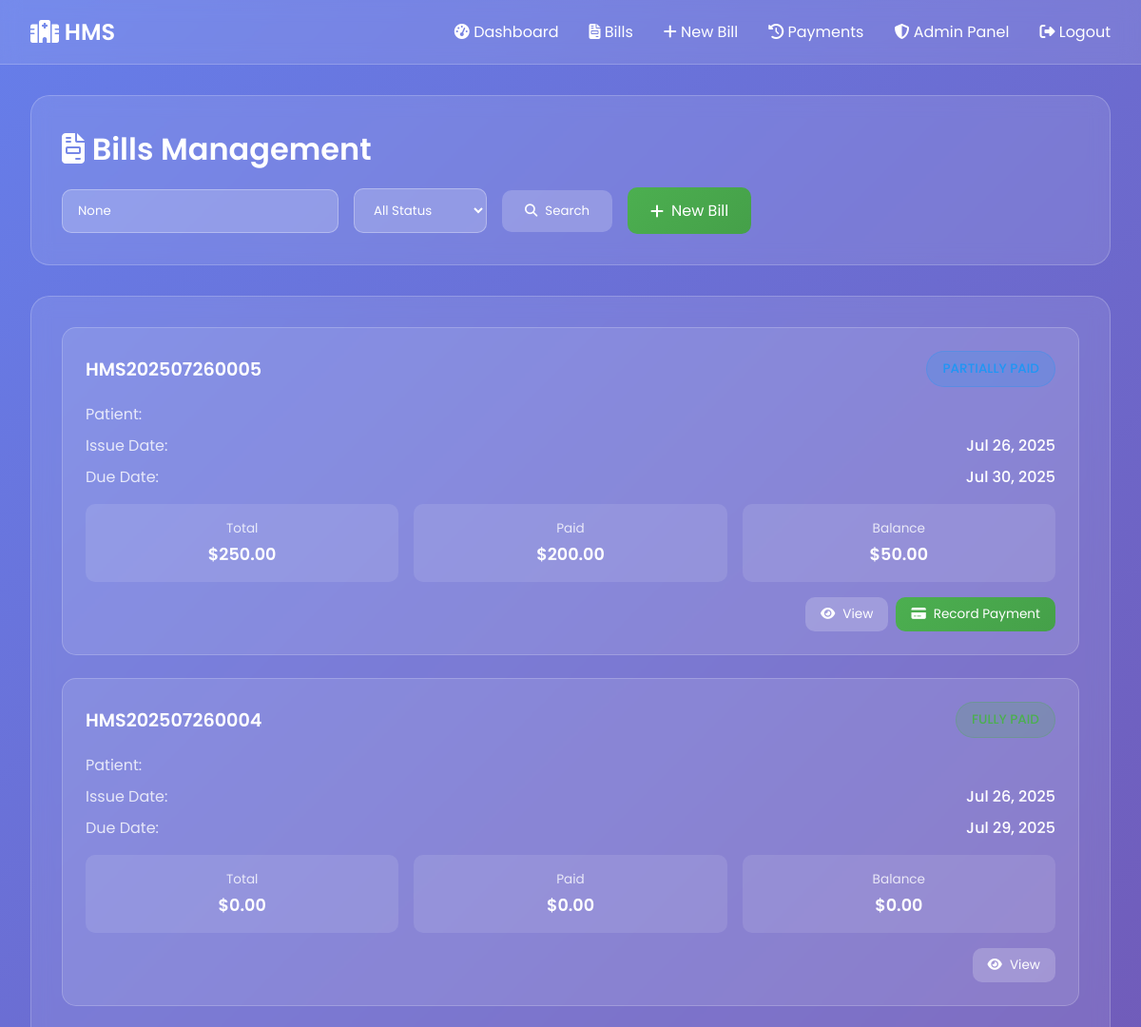
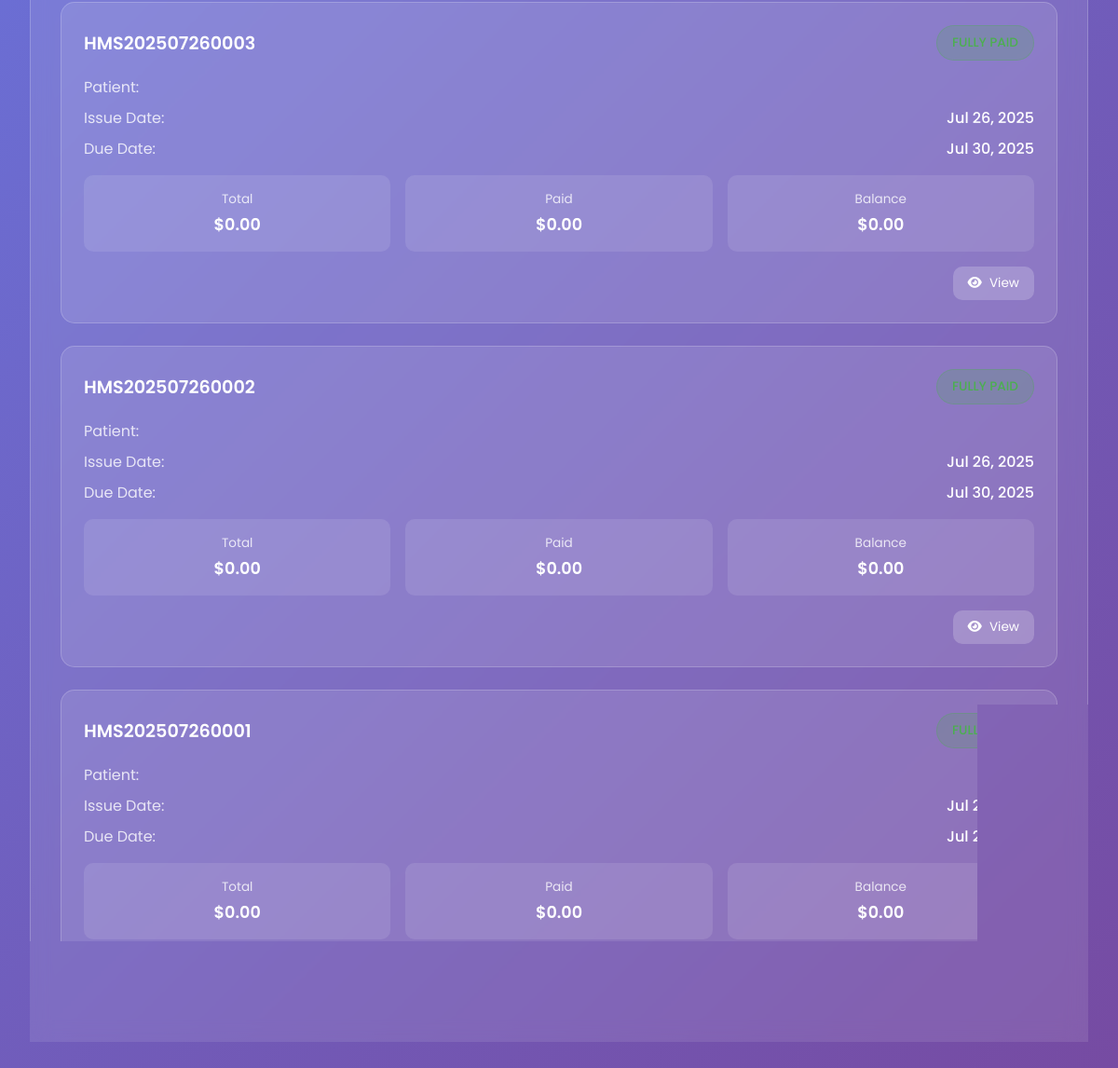
Screenshot of /billing/bills/ (signed in) with the database file from the repository (2 pictures, top to bottom).
### billing/models.py (models this page shows, shortened)
class Bill(models.Model):
    BILL_STATUS = [
        ('draft', 'Draft'),
        ('pending', 'Pending Payment'),
        ('partial', 'Partially Paid'),
        ('paid', 'Fully Paid'),
        ('overdue', 'Overdue'),
        ('cancelled', 'Cancelled'),
    ]
    bill_number = models.CharField(max_length=20, unique=True, editable=False)
    patient = models.ForeignKey(User, on_delete=models.CASCADE, related_name='bills')
    appointment = models.ForeignKey('appointments.Appointment', on_delete=models.SET_NULL, null=True, blank=True)
    issue_date = models.DateTimeField(default=timezone.now)
    due_date = models.DateTimeField()
    status = models.CharField(max_length=20, choices=BILL_STATUS, default='draft')
    subtotal = models.DecimalField(max_digits=10, decimal_places=2, default=0)
    tax_rate = models.DecimalField(max_digits=5, decimal_places=2, default=0)  # Percentage
    tax_amount = models.DecimalField(max_digits=10, decimal_places=2, default=0)
    discount_amount = models.DecimalField(max_digits=10, decimal_places=2, default=0)
    total_amount = models.DecimalField(max_digits=10, decimal_places=2, default=0)
    paid_amount = models.DecimalField(max_digits=10, decimal_places=2, default=0)
    balance_amount = models.DecimalField(max_digits=10, decimal_places=2, default=0)
    notes = models.TextField(blank=True)
    created_by = models.ForeignKey(User, on_delete=models.SET_NULL, null=True, related_name='created_bills')
    created_at = models.DateTimeField(auto_now_add=True)
    updated_at = models.DateTimeField(auto_now=True)
    class Meta:
        ordering = ['-created_at']

### billing/views.py (the view, shortened to what this page needs)
# urls.py: path('bills/', views.bill_list, name='bill_list'),
@login_required
def bill_list(request):
    user = request.user
    if user.role == 'admin':
        bills = Bill.objects.select_related('patient').order_by('-created_at')
    else:  # Patient
        bills = Bill.objects.filter(patient=user).order_by('-created_at')
    status_filter = request.GET.get('status')
    if status_filter:
        bills = bills.filter(status=status_filter)
    search_query = request.GET.get('search')
    if search_query:
        bills = bills.filter(
            Q(bill_number__icontains=search_query) |
            Q(patient__first_name__icontains=search_query) |
            Q(patient__last_name__icontains=search_query)
        )
    paginator = Paginator(bills, 20)
    page_number = request.GET.get('page')
    page_bills = paginator.get_page(page_number)
    context = {
        'bills': page_bills,
        'status_filter': status_filter,
        'search_query': search_query,
        'user_type': user.role
    }
    return render(request, 'billing/bill_list.html', context)

### templates/billing/bill_list.html (shortened to what this page needs)
<!DOCTYPE html>
<html lang="en">
<head>
    <link rel="stylesheet" href="https://cdnjs.cloudflare.com/ajax/libs/font-awesome/6.4.0/css/all.min.css">
</head>
<body>
    <nav class="navbar">
        <div class="navbar-content">
            <a href="{% url 'home' %}" class="logo">
                <i class="fas fa-hospital-alt"></i> HMS
            </a>
            <ul class="nav-links">
                <li><a href="{% url 'billing:dashboard' %}"><i class="fas fa-tachometer-alt"></i> Dashboard</a></li>
                <li><a href="{% url 'billing:bill_list' %}"><i class="fas fa-file-invoice"></i> Bills</a></li>
                {% if user.role == 'admin' or user.role == 'doctor' %}
                <li><a href="{% url 'billing:create_bill' %}"><i class="fas fa-plus"></i> New Bill</a></li>
                {% endif %}
                <li><a href="{% url 'billing:payment_history' %}"><i class="fas fa-history"></i> Payments</a></li>
                {% if user.role == 'admin' %}
                <li><a href="{% url 'admins:dashboard' %}"><i class="fas fa-shield-alt"></i> Admin Panel</a></li>
                {% endif %}
                <li><a href="{% url 'logout' %}"><i class="fas fa-sign-out-alt"></i> Logout</a></li>
            </ul>
        </div>
    </nav>
    <div class="container">
        <div class="header">
            <h1><i class="fas fa-file-invoice"></i> Bills Management</h1>
            <form method="GET" class="filters">
                <input type="text" name="search" placeholder="Search bills..." class="search-box" value="{{ search_query }}">
                <select name="status" class="filter-select" onchange="this.form.submit()">
                    <option value="">All Status</option>
                </select>
                <button type="submit" class="btn">
                    <i class="fas fa-search"></i> Search
                </button>
                {% if user.role == 'admin' or user.role == 'doctor' %}
                <a href="{% url 'billing:create_bill' %}" class="btn btn-primary">
                    <i class="fas fa-plus"></i> New Bill
                </a>
                {% endif %}
            </form>
        </div>
        <div class="bills-container">
            {% if bills %}
            <div class="bills-grid">
                {% for bill in bills %}
                <div class="bill-card">
                    <div class="bill-header">
                        <div class="bill-number">{{ bill.bill_number }}</div>
                        <div class="bill-status status-{{ bill.status }}">
                        </div>
                    </div>
                    <div class="bill-info">
                        {% if user_type != 'patient' %}
                        <div class="info-row">
                            <span class="info-label">Patient:</span>
                        </div>
                        {% endif %}
                        <div class="info-row">
                            <span class="info-label">Issue Date:</span>
                            <span class="info-value">{{ bill.issue_date|date:"M d, Y" }}</span>
                        </div>
                        <div class="info-row">
                            <span class="info-label">Due Date:</span>
                            <span class="info-value">{{ bill.due_date|date:"M d, Y" }}</span>
                        </div>
                    </div>
                    <div class="bill-amounts">
                        <div class="amount-box">
                            <div class="amount-label">Total</div>
                            <div class="amount-value">${{ bill.total_amount|floatformat:2 }}</div>
                        </div>
                        <div class="amount-box">
                            <div class="amount-label">Paid</div>
                            <div class="amount-value">${{ bill.paid_amount|floatformat:2 }}</div>
                        </div>
                        <div class="amount-box">
                            <div class="amount-label">Balance</div>
                            <div class="amount-value">${{ bill.balance_amount|floatformat:2 }}</div>
                        </div>
                    </div>
                    <div class="bill-actions">
                        <a href="{% url 'billing:bill_detail' bill.id %}" class="btn btn-small">
                            <i class="fas fa-eye"></i> View
                        </a>
                        {% if user.role == 'admin' or user.role == 'doctor' %}
                        {% if bill.balance_amount > 0 %}
                        <a href="{% url 'billing:bill_detail' bill.id %}#payment" class="btn btn-small btn-primary">
                            <i class="fas fa-credit-card"></i> Record Payment
                        </a>
                        {% endif %}
                        {% endif %}
                    </div>
                </div>
                {% endfor %}
            </div>
            {% endif %}
        </div>
    </div>
</body>
</html>

### templates/billing/bill_list.html (style rules this page uses)
* { margin: 0; padding: 0; box-sizing: border-box; }
body { font-family: 'Poppins', sans-serif; background: linear-gradient(135deg, #667eea 0%, #764ba2 100%); min-height: 100vh; color: #333; }
.navbar { background: rgba(255, 255, 255, 0.1); backdrop-filter: blur(10px); padding: 1rem 2rem; border-bottom: 1px solid rgba(255, 255, 255, 0.2); }
.navbar-content { display: flex; justify-content: space-between; align-items: center; max-width: 1200px; margin: 0 auto; }
.logo { color: white; font-size: 1.5rem; font-weight: 600; text-decoration: none; }
.nav-links { display: flex; gap: 2rem; list-style: none; }
.nav-links a { color: white; text-decoration: none; transition: opacity 0.3s; }
.container { max-width: 1200px; margin: 2rem auto; padding: 0 2rem; }
.header { background: rgba(255, 255, 255, 0.1); backdrop-filter: blur(10px); border-radius: 20px; padding: 2rem; margin-bottom: 2rem; border: 1px solid rgba(255, 255, 255, 0.2); }
.header h1 { color: white; font-size: 2rem; margin-bottom: 1rem; font-weight: 600; }
.filters { display: flex; gap: 1rem; flex-wrap: wrap; align-items: center; }
.search-box, .filter-select { background: rgba(255, 255, 255, 0.2); border: 1px solid rgba(255, 255, 255, 0.3); border-radius: 10px; padding: 0.75rem 1rem; color: white; font-family: inherit; }
.search-box::placeholder { color: rgba(255, 255, 255, 0.7); }
.filter-select option { background: #333; color: white; }
.btn { background: rgba(255, 255, 255, 0.2); color: white; border: none; padding: 0.75rem 1.5rem; border-radius: 10px; text-decoration: none; transition: all 0.3s; display: inline-flex; align-items: center; font-family: inherit; cursor: pointer; }
.btn i { margin-right: 0.5rem; }
.btn-primary { background: linear-gradient(135deg, #4CAF50, #45a049); }
.bills-container { background: rgba(255, 255, 255, 0.1); backdrop-filter: blur(10px); border-radius: 20px; padding: 2rem; border: 1px solid rgba(255, 255, 255, 0.2); }
.bills-grid { display: grid; gap: 1.5rem; }
.bill-card { background: rgba(255, 255, 255, 0.1); border-radius: 15px; padding: 1.5rem; border: 1px solid rgba(255, 255, 255, 0.2); transition: transform 0.3s, box-shadow 0.3s; }
.bill-header { display: flex; justify-content: space-between; align-items: center; margin-bottom: 1rem; }
.bill-number { color: white; font-size: 1.2rem; font-weight: 600; }
.bill-status { padding: 0.5rem 1rem; border-radius: 20px; font-size: 0.85rem; font-weight: 500; text-transform: uppercase; }
.status-paid { background: rgba(76, 175, 80, 0.2); color: #4CAF50; border: 1px solid rgba(76, 175, 80, 0.3); }
.status-partial { background: rgba(33, 150, 243, 0.2); color: #2196F3; border: 1px solid rgba(33, 150, 243, 0.3); }
.bill-info { color: white; margin-bottom: 1rem; }
.info-row { display: flex; justify-content: space-between; margin-bottom: 0.5rem; }
.info-label { opacity: 0.8; }
.info-value { font-weight: 500; }
.bill-amounts { display: grid; grid-template-columns: repeat(auto-fit, minmax(120px, 1fr)); gap: 1rem; margin-bottom: 1rem; }
.amount-box { background: rgba(255, 255, 255, 0.1); padding: 1rem; border-radius: 10px; text-align: center; }
.amount-label { color: rgba(255, 255, 255, 0.8); font-size: 0.85rem; margin-bottom: 0.25rem; }
.amount-value { color: white; font-size: 1.1rem; font-weight: 600; }
.bill-actions { display: flex; gap: 0.5rem; justify-content: flex-end; }
.btn-small { padding: 0.5rem 1rem; font-size: 0.85rem; }

### rows the page displays
Bill: bill_number "HMS202507260005", issue_date "Jul 26, 2025", due_date "Jul 30, 2025", total_amount "250.00", paid_amount "200.00", balance_amount "50.00", shows "Record Payment"
Bill: bill_number "HMS202507260004", issue_date "Jul 26, 2025", due_date "Jul 29, 2025", total_amount "0.00", paid_amount "0.00", balance_amount "0.00"
Bill: bill_number "HMS202507260003", issue_date "Jul 26, 2025", due_date "Jul 30, 2025", total_amount "0.00", paid_amount "0.00", balance_amount "0.00"
Bill: bill_number "HMS202507260002", issue_date "Jul 26, 2025", due_date "Jul 30, 2025", total_amount "0.00", paid_amount "0.00", balance_amount "0.00"
Bill: bill_number "HMS202507260001", issue_date "Jul 26, 2025", due_date "Jul 24, 2025", total_amount "0.00", paid_amount "0.00", balance_amount "0.00"
